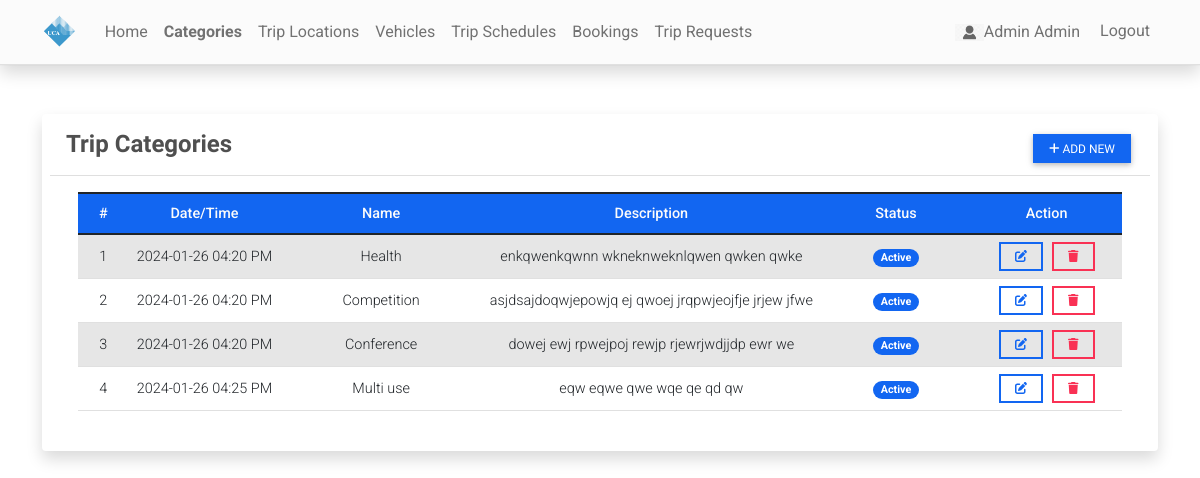
The page /category (signed in) on the database as committed earlier.
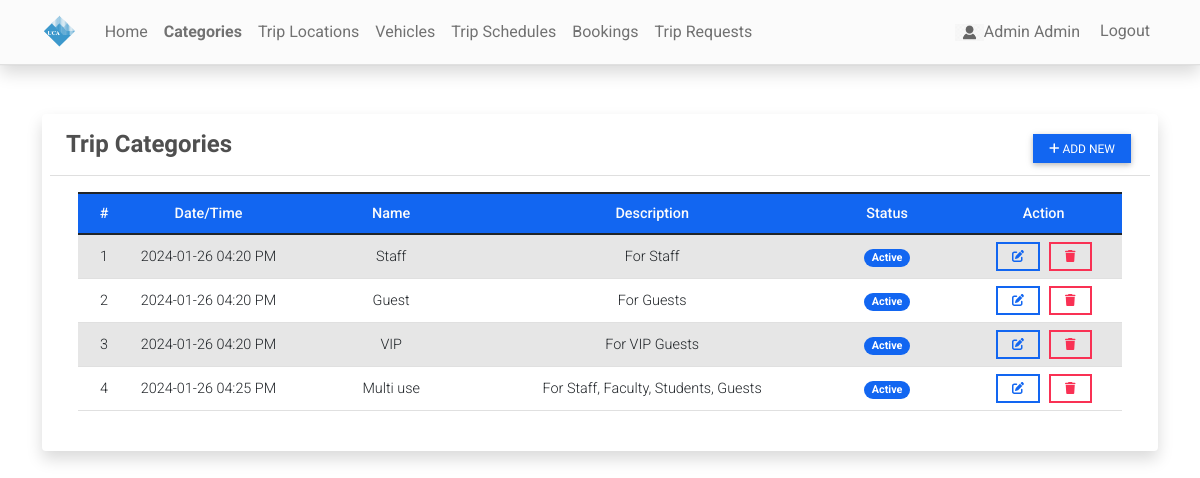
The same page on the database as committed later.
### reservationApp/models.py (models this page shows, shortened)
class Category(models.Model):
    name = models.CharField(max_length=250)
    description = models.TextField()
    status = models.CharField(max_length=2, choices=(('1','Active'),('2','Inactive')), default=1)
    date_created = models.DateTimeField(default=timezone.now)
    date_updated = models.DateTimeField(auto_now=True)

### reservationApp/views.py (the view)
# urls.py: path('category',views.category_mgt,name='category-page'),
@user_passes_test(admin_check)
def category_mgt(request):
    context['page_title'] = "Bus Categories"
    categories = Category.objects.all()
    context['categories'] = categories
    return render(request, 'category_mgt.html', context)

### reservationApp/views.py (called while the page is built)
def admin_check(user):
    return user.is_staff

### reservationApp/templates/category_mgt.html (shortened to what this page needs)
{% extends 'base.html' %} {% block pageContent %}
<div class="col-lg-12 col-md-12 col-sm-12 col-xs-12">
    <div class="card card-default p-2 shadow ">
        <div class="card-header">
            <div class="d-flex w-100 align-items-center justify-content-between">
                <h4 class="card-title fw-bold">Trip Categories</h4>
                <div class="tools">
                    <button type="button" class="btn btn-primary btn-sm" id='add_new'><i class="fa fa-plus"></i> Add New</button>
                </div>
            </div>
        </div>
        <div class="card-body">
            <div class="container-fluid">
                <table class="table table-striped" id="category-list">
                    <colgroup>
                        <col width="5%">
                        <col width="15%">
                        <col width="20%">
                        <col width="30%">
                        <col width="15%">
                        <col width="15%">
                    </colgroup>
                    <thead>
                        <tr class="bg-primary bg-opacity-50 text-light">
                            <th class="px-2 py-2 text-center">#</th>
                            <th class="px-2 py-2 text-center">Date/Time</th>
                            <th class="px-2 py-2 text-center">Name</th>
                            <th class="px-2 py-2 text-center">Description</th>
                            <th class="px-2 py-2 text-center">Status</th>
                            <th class="px-2 py-2 text-center">Action</th>
                        </tr>
                    </thead>
                    <tbody class="text-center">
                        {% for category in categories %}
                        <tr>
                            <td class="px-2 py-1 align-middle">{{ forloop.counter }}</td>
                            <td class="px-2 py-1 align-middle">{{ category.date_created|date:"Y-m-d h:i A" }}</td>
                            <td class="px-2 py-1 align-middle">{{ category.name }}</td>
                            <td class="px-2 py-1 align-middle">
                                <p class="m-0 text-truncate">{{ category.description }}</p>
                            </td>
                            <td class="px-1 py-1 align-middle text-center">
                                {% if category.status == '1' %}
                                <span class="badge bg-primary rounded-pill px-2">Active</span> {% else %}
                                <span class="badge bg-secondary rounded-pill px-2">Inactive</span> {% endif %}
                            </td>
                            <td class="px-2 py-1 align-middle text-center">
                                <a class="btn btn-outline-primary btn-sm edit-data" href="javascript:void(0)" data-id="{{ category.pk }}" title="Edit">
                                    <i class="fa fa-edit"></i>
                                </a>
                                <button class="btn btn-outline-danger btn-sm delete-data" type="button" data-id="{{ category.pk }}" title="Delete">
                                    <i class="fa fa-trash"></i>
                                </button>
                            </td>
                        </tr>
                        {% endfor %}
                    </tbody>
                </table>
            </div>
        </div>
    </div>
</div>
{% endblock pageContent %}

Rows that differ between the two databases and show on the page:
changed Category: name "Health" → "Staff"; description "enkqwenkqwnn wkneknweknlqwen qwken qwke" → "For Staff"
changed Category: name "Competition" → "Guest"; description "asjdsajdoqwjepowjq ej qwoej jrqpwjeojfje jrjew jfwe" → "For Guests"
changed Category: name "Conference" → "VIP"; description "dowej ewj rpwejpoj rewjp rjewrjwdjjdp ewr we" → "For VIP Guests"
changed Category "Multi use": description "eqw eqwe qwe wqe qe qd qw" → "For Staff, Faculty, Students, Guests"
